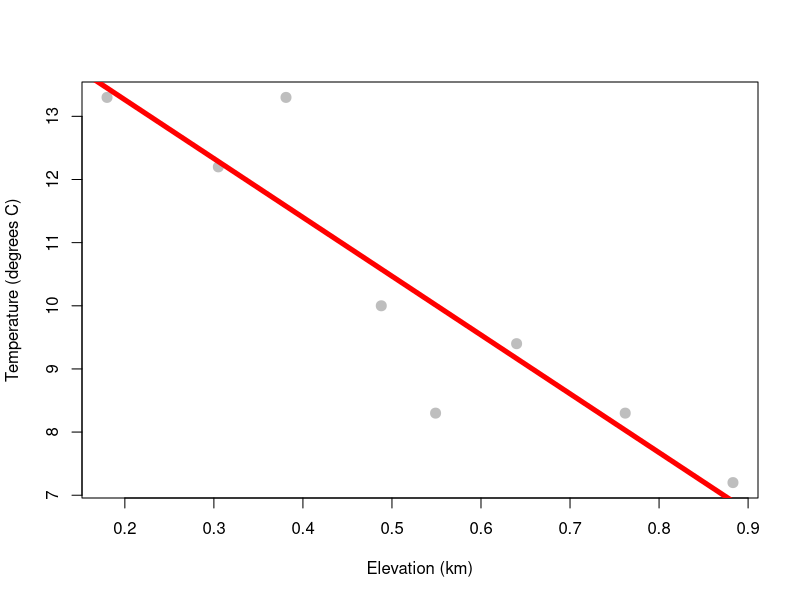

Recreate this plot in R.
Elevation <- c(0.180,0.305,0.381,0.488,0.549,0.640,0.762,0.883)
Temperature <- c(13.3, 12.2, 13.3, 10.0, 8.3, 9.4, 8.3, 7.2)
plot(Temperature ~ Elevation,
     xlab = "Elevation (km)",
     ylab = "Temperature (degrees C)",
     pch = 20,
     cex = 2,
     col = "grey")
fit <- lm(Temperature ~ Elevation)
summary(fit)
abline(fit,lwd=5,col="red")

# good work
